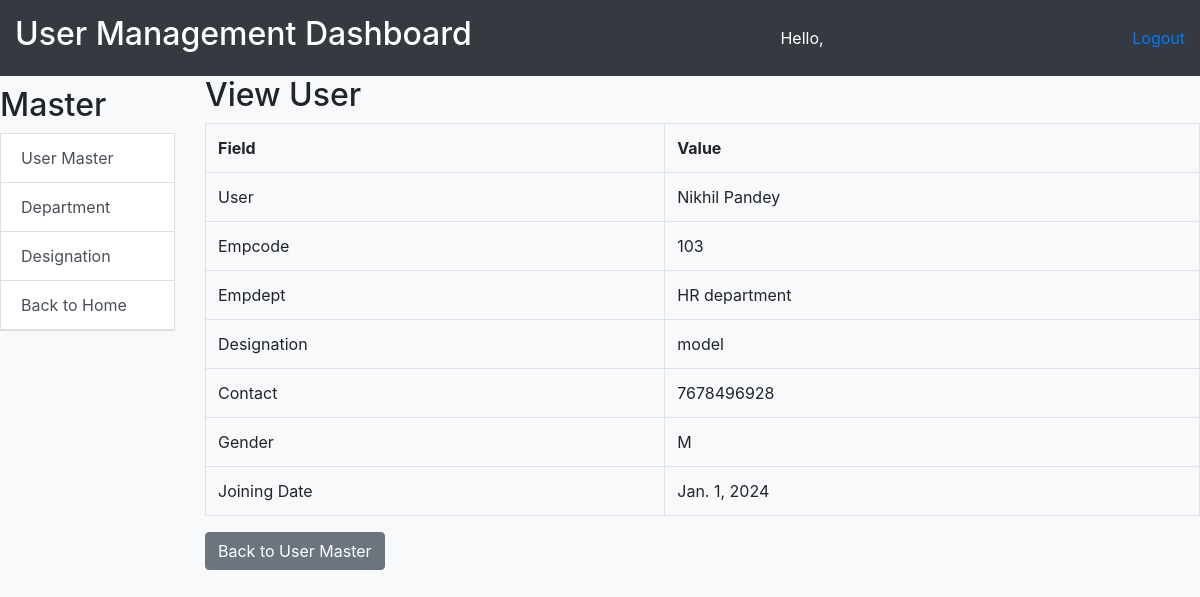
/emp_home/view_user/1/, run on the app's committed database.
### employee/models.py (models this page shows, shortened)
class EmployeeDetail(models.Model):
    GENDER_CHOICES = [
        ('M', 'Male'),
        ('F', 'Female'),
        ('O', 'Other'),
    ]
    user = models.OneToOneField(User, on_delete=models.CASCADE)
    empcode = models.CharField(max_length=50)
    empdept = models.ForeignKey(Department, on_delete=models.CASCADE)
    designation = models.ForeignKey(Designation, on_delete=models.CASCADE, null=True)
    contact = models.CharField(max_length=15, null=True)
    gender = models.CharField(max_length=1, choices=GENDER_CHOICES)
    joiningdate = models.DateField(null=True)
    @property
    def full_name(self):
        return f"{self.user.first_name} {self.user.last_name}"

class Department(models.Model):
    STATUS_CHOICES = [
        (1, 'Active'),
        (0, 'Inactive'),
    ]
    name = models.TextField()
    description = models.TextField()
    status = models.IntegerField(choices=STATUS_CHOICES, default=1)
    date_added = models.DateTimeField(default=timezone.now)
    date_updated = models.DateTimeField(auto_now=True)
    def __str__(self):
        return self.name

class Designation(models.Model):
    STATUS_CHOICES = [
        (1, 'Active'),
        (0, 'Inactive'),
    ]
    name = models.TextField()
    description = models.TextField()
    status = models.IntegerField(choices=STATUS_CHOICES, default=1)
    date_added = models.DateTimeField(default=timezone.now)
    date_updated = models.DateTimeField(auto_now=True)
    def __str__(self):
        return self.name

### employee/views.py (the view)
# urls.py: path('view_user/<int:user_id>/', view_user, name='view_user'),
def view_user(request, user_id):
    user = get_object_or_404(EmployeeDetail, id=user_id)
    return render(request, 'view_user.html', {'user': user})

### employee/templates/view_user.html
{% extends 'user_master.html' %}
{% block content %}
  <h2>View User</h2>
  <table class="table table-bordered">
    <tr>
      <th>Field</th>
      <th>Value</th>
    </tr>
    <tr>
      <td>User</td>
      <td>{{ user.full_name }}</td>
    </tr>
    <tr>
      <td>Empcode</td>
      <td>{{ user.empcode }}</td>
    </tr>
    <tr>
      <td>Empdept</td>
      <td>{{ user.empdept }}</td>
    </tr>
    <tr>
      <td>Designation</td>
      <td>{{ user.designation }}</td>
    </tr>
    <tr>
      <td>Contact</td>
      <td>{{ user.contact }}</td>
    </tr>
    <tr>
      <td>Gender</td>
      <td>{{ user.gender }}</td>
    </tr>
    <tr>
      <td>Joining Date</td>
      <td>{{ user.joiningdate }}</td>
    </tr>
  </table>
  <a href="{% url 'user_master' %}" class="btn btn-secondary">Back to User Master</a>
{% endblock %}

### employee/templates/user_management.html (style rules this page uses)
body { background-color: #f8f9fa; margin: 0; }

### data on the page
EmployeeDetail: full_name "Nikhil Pandey", empcode "103", empdept "HR department", designation "model", contact "7678496928", gender "M", joiningdate "Jan. 1, 2024"
